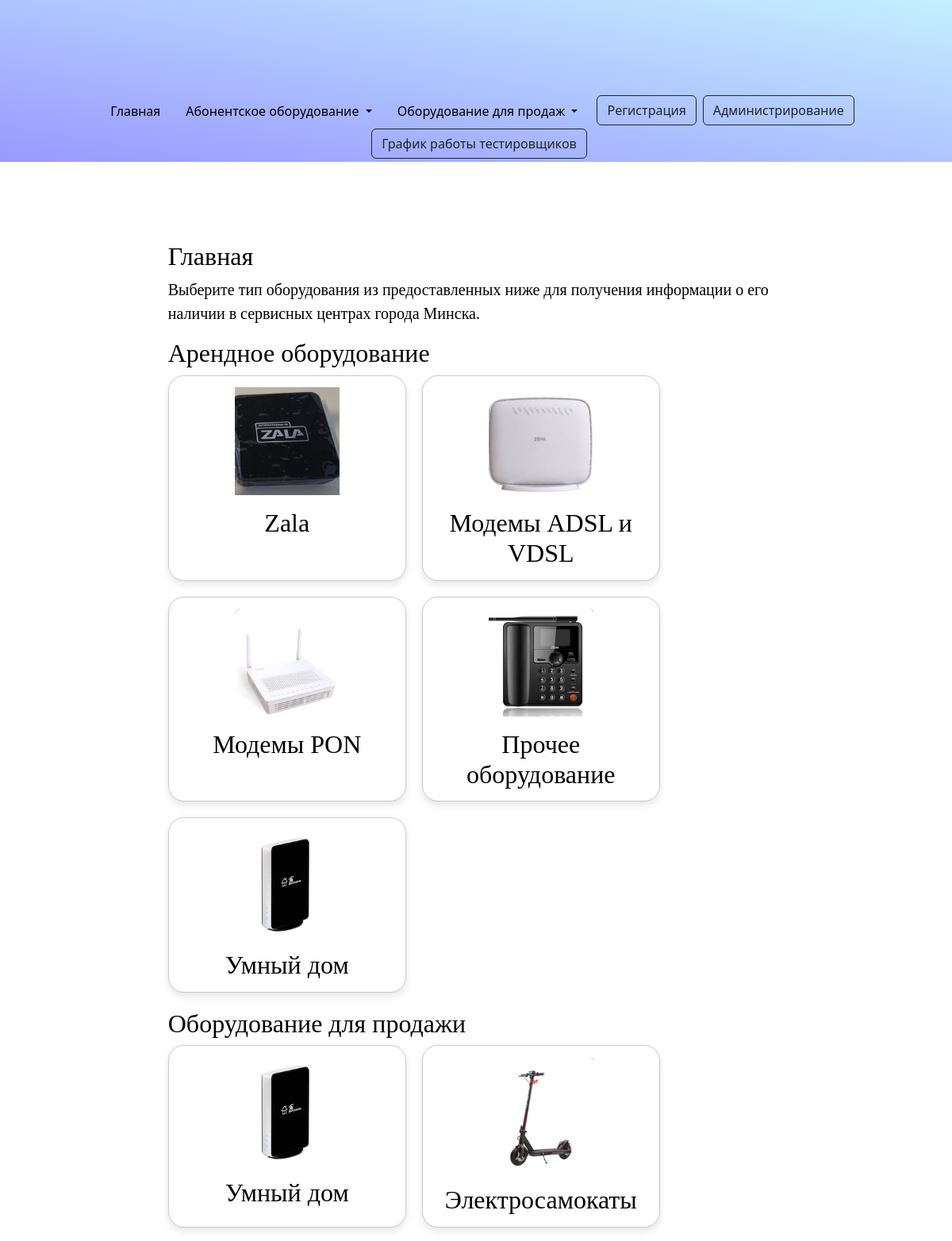
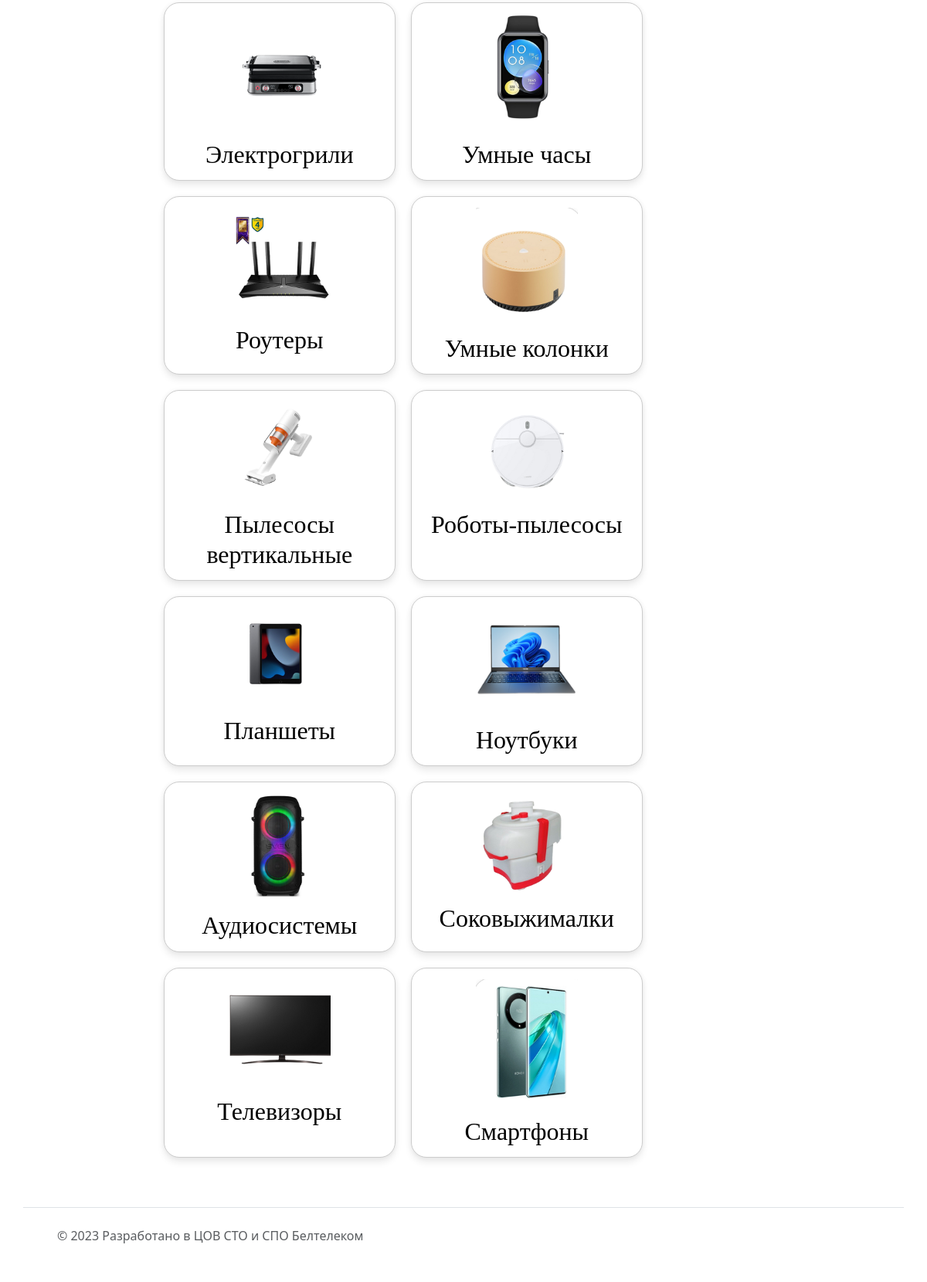
The page / on the database its author committed (2 pictures, top to bottom).
### equipment/models.py (models this page shows, shortened)
class Category(models.Model):
	name = models.CharField(max_length=100, db_index=True)
	slug = models.SlugField(max_length=255, unique=True, db_index=True)
	photo = models.ImageField(upload_to="photos/%Y/%m/%d", default=None, blank=True, null=True, verbose_name="Фото")
	class Meta:
		verbose_name = "Тип оборудования"
		verbose_name_plural = "Тип оборудования"
	def get_absolute_url(self):
		return reverse('category', kwargs={'cat_slug': self.slug})

### equipment/views.py (the view)
# urls.py: path('', views.index,  name='home'),    #http://127.0.0.1:8000/equipment/
def index(request):
	equipments_for_rent = Equipment.objects.filter(tar__slug="rent")
	equipments_for_sale = Equipment.objects.filter(tar__slug="sale")
	categories_for_rent = Category.objects.filter(equipment__in=equipments_for_rent).distinct()
	categories_for_sale = Category.objects.filter(equipment__in=equipments_for_sale).distinct()
	service_centers = ServiceCenters.objects.all()
	data = {
		'title': "Главная страница",
		'menu': menu,
		'equipments_for_rent': equipments_for_rent,
		'equipments_for_sale': equipments_for_sale,
		'categories_for_rent': categories_for_rent,
		'categories_for_sale': categories_for_sale,
		'service_centers': service_centers
	}
	return render(request, 'equipment/index.html', data)

### equipment/templates/equipment/index.html (shortened to what this page needs)
{% extends 'base.html' %}
{% load static %}
{% block content %}
<div class="row justify-content-center">
    <div class="col-lg-9">
        <h1>Главная</h1>
        <p>Выберите тип оборудования из предоставленных ниже для получения информации о его наличии в сервисных центрах города Минска.</p>
        <h1>Арендное оборудование</h1>
        <div class="post-list">
            {% for category in categories_for_rent %}
            <div class="post-item" style="text-align: center; cursor: pointer;" onclick="window.location.href='{{ category.get_absolute_url }}'">
                {% if category.photo %}
                <p><img class="img-article thumb" src="{{category.photo.url}}"></p>
                {% endif %}
                <h2  class="card-text text-center">{{ category.name }}</h2>
            </div>
            {% endfor %}
        </div>
    </div>
</div>
<div class="row justify-content-center">
    <div class="col-lg-9">
        <h1>Оборудование для продажи</h1>
        <div class="post-list">
            {% for category in categories_for_sale %}
            <div class="post-item" style="text-align: center; cursor: pointer;" onclick="window.location.href='{{ category.get_absolute_url }}'">
                {% if category.photo %}
                <p><img class="img-article thumb" src="{{category.photo.url}}"></p>
                {% else %}
                <p>No photo available</p>
                {% endif %}
                <h2 class="card-text text-center">{{ category.name }}</h2>
            </div>
            {% endfor %}
        </div>
    </div>
</div>
{% endblock %}

### equipment/static/equipment/test/css/styles.css (style rules this page uses)
html, body { font-family: 'Arial'; margin: 0; padding: 0; height: 100%; width: 100%; color: #444; }
body { font-family: Arial, sans-serif; }
img { max-width: 600px; height: auto; }
.content-text h1 { font-size: 32px; }

### templates/base.html (style rules this page uses)
.post-item { width: 300px; margin-right: 20px; margin-bottom: 20px; padding: 10px; border: 1px solid #ccc; box-shadow: 0 6px 10px rgba(0,0,0,.08), 0 0 6px rgba(0,0,0,.05); border-radius: 20px; background: #fff; transition: 0.1s transform cubic-bezier(.155,1.105,.295,1.12),.3s box-shadow,.3s -webkit-transform cubic-bezier(.155,1.105,.295,1.12); padding: 14px 10px 14px 10px; cursor: pointer; }
.post-list { border-radius: 20px; display: flex; flex-wrap: wrap; }

### equipment/templates/equipment/index.html (style rules this page uses)
.post-item { transition: transform 0.3s; }

### rows shown on the page
Category: photo (picture), name "Zala"
Category: photo (picture), name "Модемы ADSL и VDSL"
Category: photo (picture), name "Модемы PON"
Category: photo (picture), name "Прочее оборудование"
Category: photo (picture), name "Умный дом"
Category: photo (picture), name "Электросамокаты"
Category: photo (picture), name "Электрогрили"
Category: photo (picture), name "Умные часы"
Category: photo (picture), name "Роутеры"
Category: photo (picture), name "Умные колонки"
Category: photo (picture), name "Пылесосы вертикальные"
Category: photo (picture), name "Роботы-пылесосы"
Category: photo (picture), name "Планшеты"
Category: photo (picture), name "Ноутбуки"
Category: photo (picture), name "Аудиосистемы"
Category: photo (picture), name "Соковыжималки"
Category: photo (picture), name "Телевизоры"
Category: photo (picture), name "Смартфоны"
